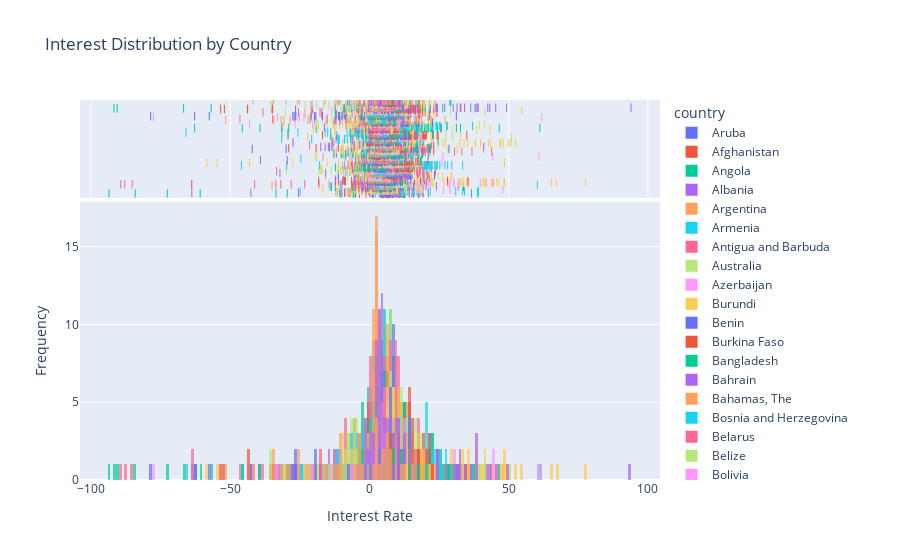

Notebook code for this chart:
### Code cell
# Create an interactive histogram using Plotly Express
fig = px.histogram(df, x='interest', color='country', title='Interest Distribution by Country',
                   labels={'interest': 'Interest Rate'},
                   opacity=0.7, marginal='rug')

# Update the layout for better readability
fig.update_layout(barmode='overlay', xaxis_title='Interest Rate', yaxis_title='Frequency')

# Show the interactive histogram
fig.show()
